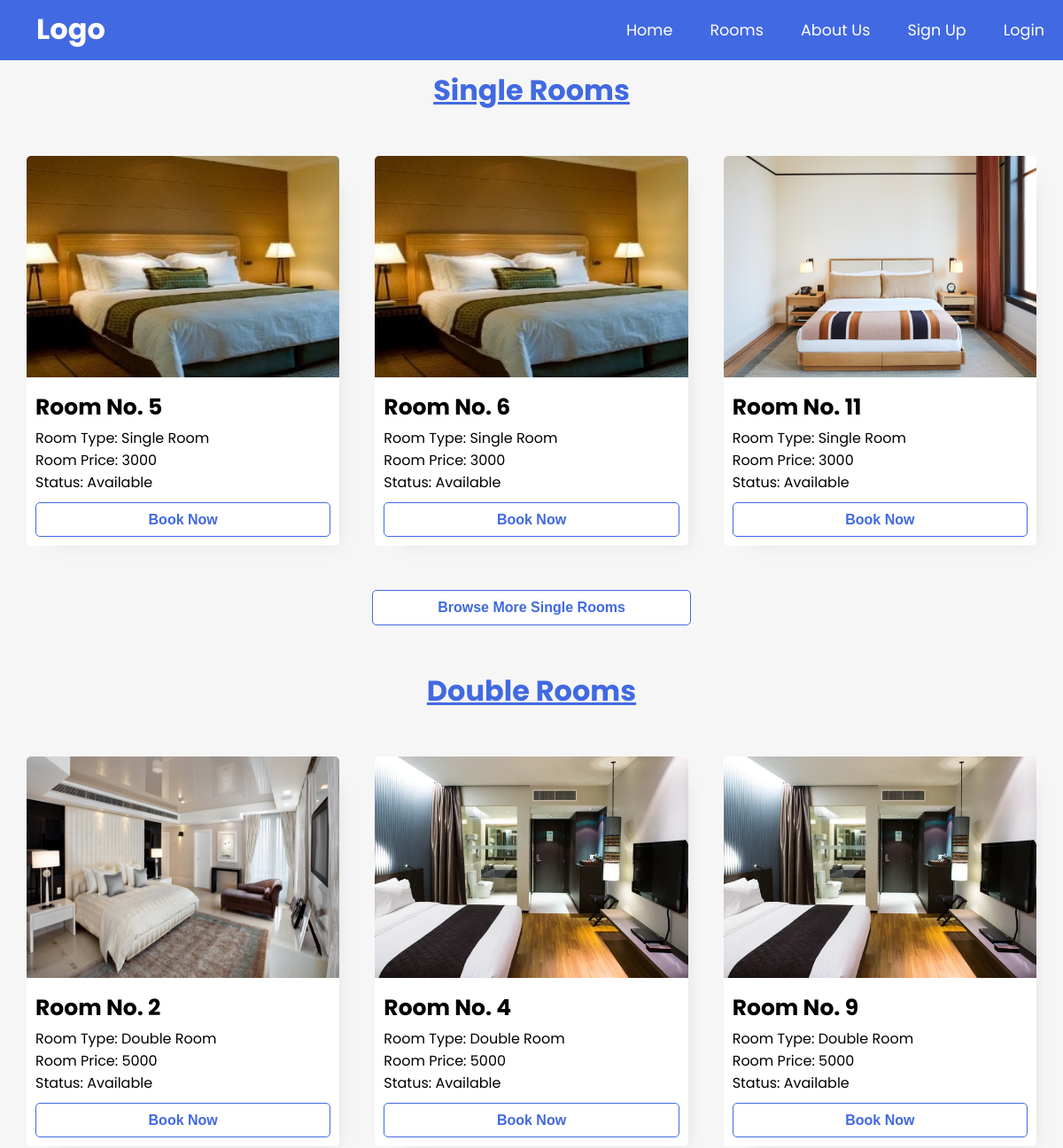
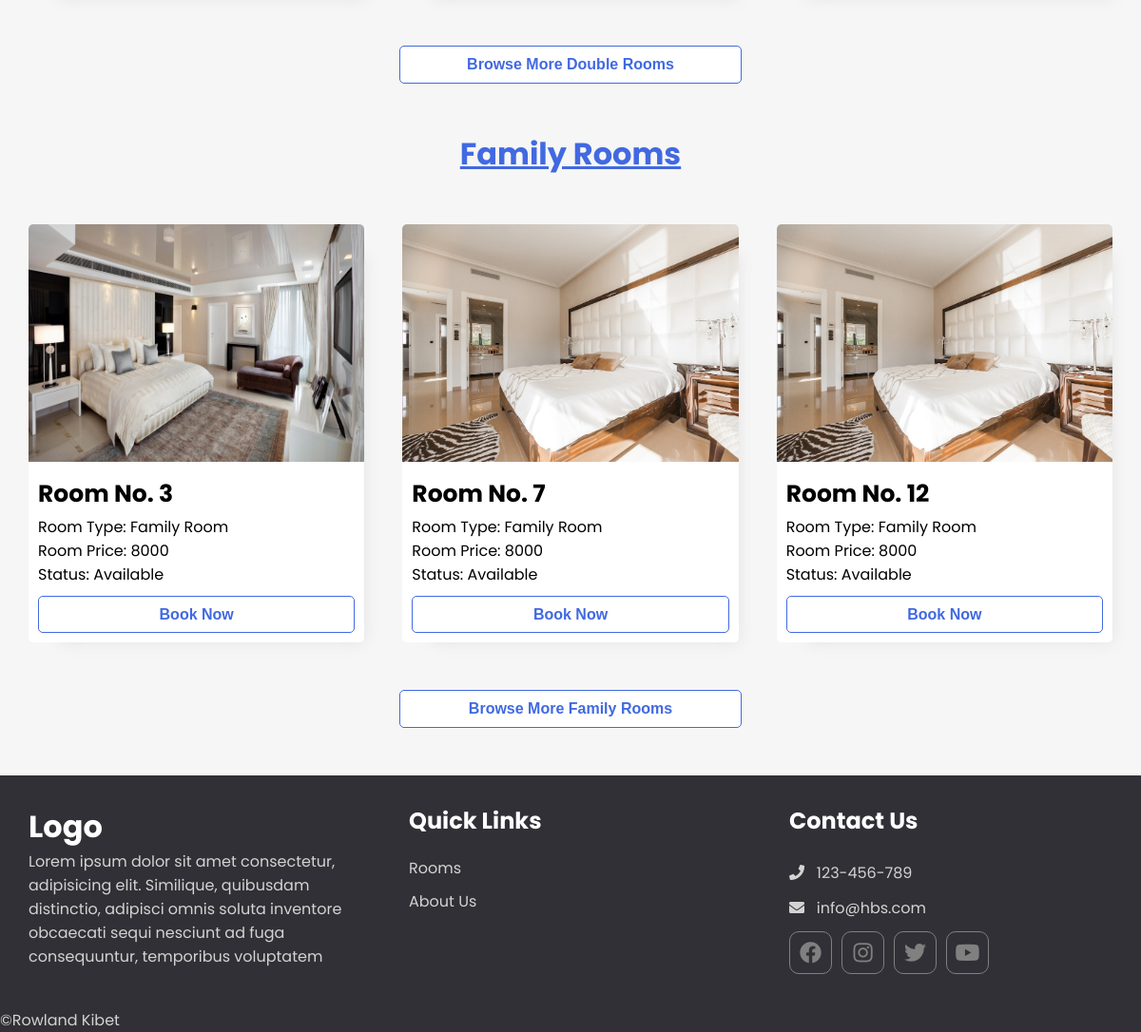
The page / on the database its author committed (2 pictures, top to bottom).
### tables this page shows
CREATE TABLE `rooms` (
  `id` int(11) NOT NULL,
  `room_images` varchar(255) NOT NULL,
  `is_available` tinyint(2) NOT NULL,
  `room_type_id` int(100) NOT NULL
);

CREATE TABLE `room_type` (
  `id` int(100) NOT NULL,
  `name` varchar(100) NOT NULL,
  `no_of_beds` int(50) NOT NULL,
  `price` int(50) NOT NULL
);

### app/controllers/rooms.php (called while the page is built, shortened)
<?php
$sql = "SELECT r.*, rt.name, rt.price FROM rooms AS r
        JOIN room_type AS rt ON r.room_type_id=rt.id";
$rooms = executeJoinQuery($sql);
$sql = "SELECT r.*, rt.name, rt.price FROM rooms AS r
        JOIN room_type AS rt ON r.room_type_id=rt.id
        WHERE r.room_type_id=1";
$single_rooms = executeJoinQuery($sql);
$sql = "SELECT r.*, rt.name, rt.price FROM rooms AS r
        JOIN room_type AS rt ON r.room_type_id=rt.id
        WHERE r.room_type_id=2";
$double_rooms = executeJoinQuery($sql);
$sql = "SELECT r.*, rt.name, rt.price FROM rooms AS r
        JOIN room_type AS rt ON r.room_type_id=rt.id
        WHERE r.room_type_id=3";
$family_rooms = executeJoinQuery($sql);

### app/database/db.php (called while the page is built, shortened)
<?php
require("connect.php");
function executeJoinQuery($sql) {
    global $conn;
    $stmt = $conn->prepare($sql);
    $stmt->execute();
    $records = $stmt->get_result()->fetch_all(MYSQLI_ASSOC);
    return $records;
}

### index.php (the view, shortened to what this page needs)
<?php
    include(ROOT_PATH . "\app\database\db.php");
    include(ROOT_PATH . "/app/controllers/rooms.php");
?>
<!DOCTYPE html>
<html lang="en">
<head>
    <link href="assets/fontawesome/css/all.min.css"  rel="stylesheet">
    <link rel="stylesheet" href="assets/style.css">
</head>
<body>
<?php include(ROOT_PATH . "/app/includes/header.php"); ?>
    <div class="page-wrapper">
        <h1 class="houses-title"> Single Rooms </h1>
        <div class="house-wrapper">
            <?php foreach(array_slice($single_rooms, 0, 3) as $key => $single_room): ?>
                <div class="houses house-1">
                    <div class="house-image">
                        <img src="<?php echo 'assets/images/' . $single_room['room_images']; ?>" alt="">
                    </div>
                    <div class="house-text">
                        <h1 class=""> Room No. <?php echo $single_room['id']; ?> </h1>
                        <p>Room Type: <?php echo $single_room['name']; ?></p>
                        <p>Room Price: <?php echo $single_room['price']; ?></p>
                        <p>Status: <?php echo ($single_room['is_available']) ? 'Available' : 'Occupied'; ?></p>
                        <a href="single_room.php?id=<?php echo $single_room['id']; ?>" class="btn book-btn"> Book Now</a>
                    </div>
                </div>
            <?php endforeach; ?>
        </div>
        <a href="rooms.php?rt_id=<?php echo $single_rooms[0]['room_type_id']; ?>" class="btn browse-btn"> Browse More Single Rooms</a>
        <h1 class="houses-title"> Double Rooms </h1>
        <div class="house-wrapper">
            <?php foreach(array_slice($double_rooms, 0, 3) as $key => $double_room): ?>
                <div class="houses house-1">
                    <div class="house-image">
                        <img src="<?php echo 'assets/images/' . $double_room['room_images']; ?>" alt="">
                    </div>
                    <div class="house-text">
                        <h1 class=""> Room No. <?php echo $double_room['id']; ?> </h1>
                        <p>Room Type: <?php echo $double_room['name']; ?></p>
                        <p>Room Price: <?php echo $double_room['price']; ?></p>
                        <p>Status: <?php echo ($double_room['is_available']) ? 'Available' : 'Occupied';; ?></p>
                        <a href="single_room.php?id=<?php echo $double_room['id']; ?>" class="btn book-btn"> Book Now</a>
                    </div>
                </div>
            <?php endforeach; ?>
        </div>
        <a href="rooms.php?rt_id=<?php echo $double_rooms[0]['room_type_id']; ?>" class="btn browse-btn"> Browse More Double Rooms</a>
        <h1 class="houses-title"> Family Rooms </h1>
        <div class="house-wrapper">
            <?php foreach(array_slice($family_rooms, 0, 3) as $key => $family_room): ?>
                <div class="houses house-1">
                    <div class="house-image">
                        <img src="<?php echo 'assets/images/' . $family_room['room_images']; ?>" alt="">
                    </div>
                    <div class="house-text">
                        <h1 class=""> Room No. <?php echo $family_room['id']; ?> </h1>
                        <p>Room Type: <?php echo $family_room['name']; ?></p>
                        <p>Room Price: <?php echo $family_room['price']; ?></p>
                        <p>Status: <?php echo ($family_room['is_available']) ? 'Available' : 'Occupied';; ?></p>
                        <a href="single_room.php?id=<?php echo $family_room['id']; ?>" class="btn book-btn"> Book Now</a>
                    </div>
                </div>
            <?php endforeach; ?>
        </div>
        <a href="rooms.php?rt_id=<?php echo $family_rooms[0]['room_type_id']; ?>" class="btn browse-btn"> Browse More Family Rooms</a>
    </div>
    <?php include(ROOT_PATH . "/app/includes/footer.php"); ?>
</body>
</html>

### app/includes/header.php
<header>
    <a href="<?php echo BASE_URL . '/index.php' ?>" class="logo">
        <h1 class="logo-text">Logo</h1>
    </a>
    <ul class="nav">
        <li><a href="<?php echo BASE_URL . '/index.php' ?>">Home</a></li>
        <li><a href="<?php echo BASE_URL . '/rooms.php' ?>">Rooms</a></li>
        <li><a href="#">About Us</a></li>
        <li>
            <?php if(isset($_SESSION['id'])): ?>
                <a href="#">
                    <i class="fa fa-user" style="margin-right: 3px"></i>
                        <?php echo $_SESSION['first_name']; ?>
                    <i class="fa fa-chevron-down" style="font-size: .8em"></i>
                </a>
                <ul>
                    <?php if($_SESSION['role_id'] === 1): ?>
                    <li><a href="<?php echo BASE_URL . '/admin/dashboard.php' ?>">Dashboard</a></li>
                    <?php else: ?>
                    <li><a href="<?php echo BASE_URL . '/user_profile.php' ?>">User Profile</a></li>
                    <?php endif; ?>
                    <li><a href="<?php echo BASE_URL . '/logout.php' ?>" class="logout">Logout</a></l>
                </ul>
            <?php else: ?>
                <li><a href="<?php echo BASE_URL . '/register.php' ?>">Sign Up</a></li>
                <li><a href="<?php echo BASE_URL . '/login.php' ?>">Login</a></li>
            <?php endif; ?>
            </li>
    </ul>
</header>

### app/includes/footer.php
<footer>
            <div class="footer-wrapper">
                <div class="address">
                    <h1 class="logo-text">Logo</h1>
                    <p>
                        Lorem ipsum dolor sit amet consectetur, adipisicing elit.
                        Similique, quibusdam distinctio, adipisci omnis soluta
                        inventore obcaecati sequi nesciunt ad fuga consequuntur,
                        temporibus voluptatem
                    </p>
                </div>
                <div class="quick-links">
                    <h2> Quick Links</h2>
                        <ul>
                            <li><a href="<?php echo BASE_URL . '/rooms.php' ?>">Rooms</a></li>
                            <li><a href="#">About Us</a></li>
                        </ul>
                </div>
                <div class="contact-us">
                    <h2> Contact Us </h2> <br>
                    <div class="contact">
                        <p><i class="fas fa-phone"></i> &nbsp; 123-456-789</p>
                        <p><i class="fas fa-envelope"></i> &nbsp; info@hbs.com</p>
                    </div>
                    <div class="social-links">
                        <a href="https://www.facebook.com/"><i class="fab fa-facebook"></i></a>
                        <a href="https://www.instagram.com"><i class="fab fa-instagram"></i></a>
                        <a href="https://www.twitter.com"><i class="fab fa-twitter"></i></a>
                        <a href="https://www.youtube.com"><i class="fab fa-youtube"></i></a>
                    </div>
                </div>
            </div>
            <div class="copyright-footer">
                &copy;Rowland Kibet
            </div>
        </footer>

### assets/style.css (style rules this page uses)
* { padding: 0; margin: 0; box-sizing: border-box; }
body { background-color: #f6f6f6; font-family: 'Poppins', sans-serif; }
.btn { display: block; align-self: stretch; width: 100%; margin-top: 10px; text-decoration: none; text-align: center; padding: 9.5px 9.5px; border-radius: 5px; font-family: sans-serif; font-weight: 600; border: 1.5px rgb(65, 105, 225) solid; background-color: white; color: rgb(65, 105, 225); }
header { background: rgb(65, 105, 225); height: 68px; }
header * { color: white; }
header .logo { float: left; height: inherit; margin-left: 2em; text-decoration: none; }
header .logo-text { margin: 9px; }
header ul { float: right; margin: 0px; padding: 0px; list-style: none; }
header ul li { float: left; position: relative; }
header ul li a { display: block; padding: 21px; font-size: 1.1em; text-decoration: none; }
.houses-title { margin: 10px auto 50px; text-align: center; text-decoration: underline; font-weight: bold; color: royalblue; overflow: hidden; }
.house-wrapper { margin: 0 30px; display: grid; grid-template-columns: repeat(3, minmax(300px, 1fr)); grid-gap: 40px; }
.house-wrapper .houses { background-color: white; box-shadow: 1rem 1rem 1rem -1rem #a0a0a033; border-radius: 5px; overflow: hidden; display: flex; flex-direction: column; }
.houses .house-image { margin: 0; padding: 0; height: 250px; overflow: hidden; }
.houses img { height: 250px; width: 100%; overflow: hidden; transition: transform 300ms ease-in-out; }
.houses .house-text { padding: 10px; display: flex; flex-direction: column; justify-content: space-around; flex-grow: 1; }
.house-text h1 { padding-top: 5px; padding-bottom: 3px; text-align: left; font-weight: bold; font-size: 25px; }
.browse-btn { display: block; margin: 50px auto; padding: 10px; width: 30%; text-align: center; }
footer { width: 100%; margin-top: 30px; background: #303036; color: #d3d3d3; }
footer h1, footer h2 { color: white; }
.footer-wrapper { width: 100%; height: 100%; display: grid; grid-template-columns: repeat(auto-fit, minmax(300px, 1fr)); }
.footer-wrapper > * { padding: 30px; }
.address p { margin-bottom: 12px; }
.social-links a { margin-right: 10px; height: 45px; width: 45px; font-size: 23px; text-decoration: none; }
.social-links a:last-child { margin-right: 0; }
.social-links i { border: 1px solid grey; border-radius: 10px; width: 100%; height: 100%; display: flex; justify-content: center; align-items: center; color: grey; }
.quick-links h2 { margin-bottom: 20px; }
.quick-links li { margin: 10px 0 10px; list-style-type: none; }
.quick-links a { color: #d3d3d3; text-decoration: none; transition: all 250ms ease-in-out; transition-delay: 30ms; }
.contact-us p { margin-bottom: 12px; }
.contact-us .social-links { display: flex; }

### rows shown on the page
rooms: room_images (picture), id "5", room_type.name "Single Room", room_type.price "3000", is_available "Available"
rooms: room_images (picture), id "6", room_type.name "Single Room", room_type.price "3000", is_available "Available"
rooms: room_images (picture), id "11", room_type.name "Single Room", room_type.price "3000", is_available "Available"
rooms: room_images (picture), id "2", room_type.name "Double Room", room_type.price "5000", is_available "Available"
rooms: room_images (picture), id "4", room_type.name "Double Room", room_type.price "5000", is_available "Available"
rooms: room_images (picture), id "9", room_type.name "Double Room", room_type.price "5000", is_available "Available"
rooms: room_images (picture), id "3", room_type.name "Family Room", room_type.price "8000", is_available "Available"
rooms: room_images (picture), id "7", room_type.name "Family Room", room_type.price "8000", is_available "Available"
rooms: room_images (picture), id "12", room_type.name "Family Room", room_type.price "8000", is_available "Available"
